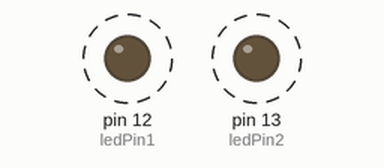
Simulated run of this sketch. Board: Arduino Uno, built with avr-gcc and run on an emulated ATmega328P. Parts: output pins drawn as LEDs (lit = HIGH). Dashed ring = blinking.

Above: at 0.3 s.
Timing chart, 0 to 3.0 s (numbered marks = the images above):
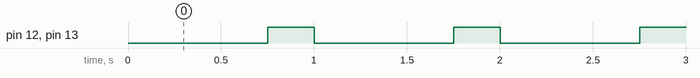

Measured:
- by itself, pin 12 (ledPin1), pin 13 (ledPin2): alternates HIGH for 0.25 s and LOW for 0.75 s

The sketch:

quad_RadiolinkAT10_15.08.2016.ino
```cpp
// Эти переменные хранят временной шаблон для интервалов мигания
// и текущее состояние светодиодов

int ledPin1 = 12; // номер пина со светодиодом
int ledState1 = LOW; // состояние светодиода
// последний момент времени, когда состояние светодиода изменялось
unsigned long previousMillis1 = 0;
long OnTime1 = 250; // длительность свечения светодиода (в миллисекундах)
long OffTime1 = 750; // светодиод не горит (в миллисекундах)

int ledPin2 = 13; // номер пина со светодиодом
int ledState2 = LOW; // состояние светодиода
// последний момент времени, когда состояние светодиода изменялось
unsigned long previousMillis2 = 0;
long OnTime2 = 250; // длительность свечения светодиода (в миллисекундах)
long OffTime2 = 750; // светодиод не горит (в миллисекундах)

void setup() {
 // устанавливаем цифровой пин со светодиодом как ВЫХОД
 pinMode(ledPin1, OUTPUT);
 pinMode(ledPin2, OUTPUT);
}

void loop() {
 // выясняем не настал ли момент сменить состояние светодиода

 unsigned long currentMillis = millis(); // текущее время в миллисекундах

 // конечный автомат для 1-го светодиода
 if((ledState1 == HIGH) && (currentMillis - previousMillis1 >= OnTime1))
 {
   ledState1 = LOW; // выключаем
   previousMillis1 = currentMillis; // запоминаем момент времени
   digitalWrite(ledPin1, ledState1); // реализуем новое состояние
 }
 else if ((ledState1 == LOW) && (currentMillis - previousMillis1 >= OffTime1))
 {
   ledState1 = HIGH; // выключаем
   previousMillis1 = currentMillis ; // запоминаем момент времени
   digitalWrite(ledPin1, ledState1); // реализуем новое состояние
 }

 // конечный автомат для 2-го светодиода
 if((ledState2 == HIGH) && (currentMillis - previousMillis2 >= OnTime2))
 {
   ledState2 = LOW; // выключаем
   previousMillis2 = currentMillis; // запоминаем момент времени
   digitalWrite(ledPin2, ledState2); // реализуем новое состояние
 }
 else if ((ledState2 == LOW) && (currentMillis - previousMillis2 >= OffTime2))
 {
   ledState2 = HIGH; // выключаем
   previousMillis2 = currentMillis ; // запоминаем момент времени
   digitalWrite(ledPin2, ledState2); // реализуем новое состояние
 }
}
```
